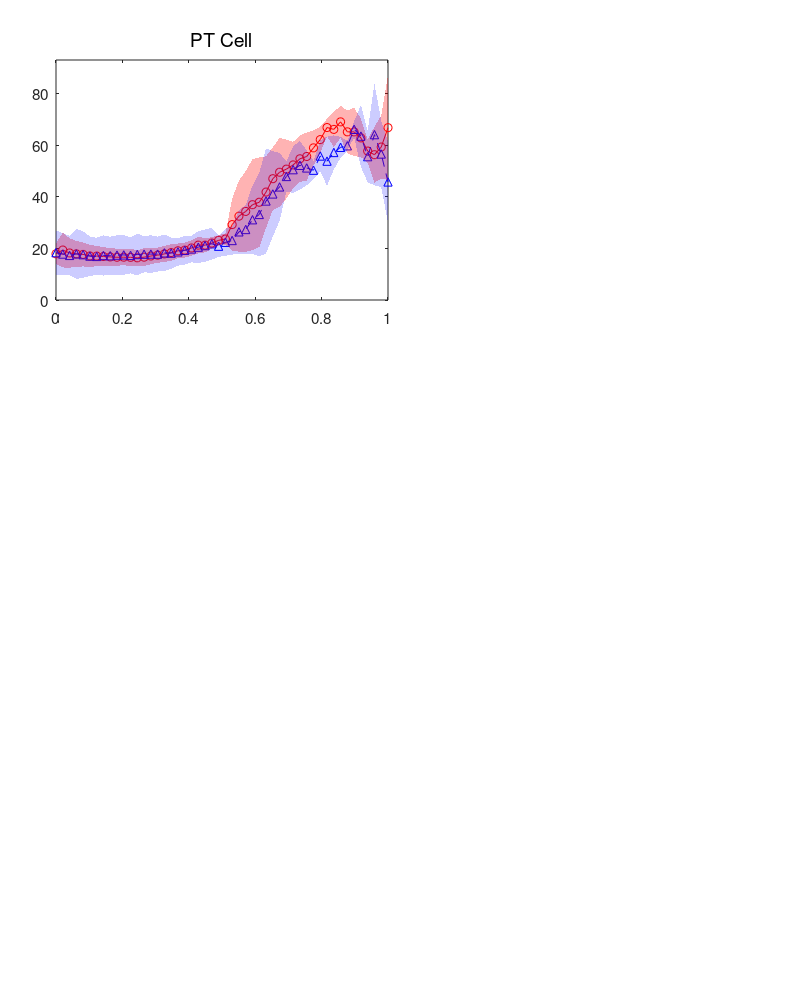

MATLAB code to generate this figure: (Note: this script raises an error after producing the figure.)

clear all 

pc1=load('avg_BoneData_lambda1.mat');
pc2=load('avg_BoneData_lambda2.mat');
pc3=load('avg_BoneData_lambda3.mat');



           
%celallcolor={'r-','b-','g-','m-','k-'};
mycolor={'r','b','g','m','c'};
lt={'.','*','x','+','s'};





fcelallcolor={'ro','ro','ro','ro','ro','ro'};
fnucallcolor={'b^','b^','b^','b^','b^','b^'};

            tname{1}={'wt', 'mut'};
            tname{2}={'wt', 'mut'};
            tname{3}={'wt', 'mut'};
            tname{4}={'wt' ,'mut'};
            tname{5}={'wt' ,'mut'};
            tname{6}={'wt' ,'mut'};
            
            
titlename={'PT Cell','DT Cell'};



profilesize=51;        
myinterval=linspace(0,1,profilesize-1);  
%myinterval=myinterval(1:49);



h1=figure();
XL=0.07;XR=0.03;XGap=0.07;Row=3;
YT=0.06;YB=0.08;YGap=0.07;Col=2;
Width=(1-XL-XR-((Col-1)*XGap))/Col;
Height=(1-YT-YB-((Row-1)*YGap))/Row;
YPos=1-YT-Height; 

set(gcf, 'PaperSize', [8 10]);
set(gcf, 'PaperPosition', [0 0 8 10]);

% 1 for std deviaton test and 2 for mean test 
testwithstd=2;



% 
% Bad sample  
% DT S84 m5 mut  3,4
% DT S84 m4 wt   1,5 
% PT S84 m5 mut  4,4
% DU S84 m3 wt   5,3

for i=1:Row
    XPos=XL;
    for j=1:Col
        chro=j+(i-1)*Col;
        if chro<=6
            marray=[XPos,YPos,Width,Height];
            subplot('Position',marray);
            bonetype=chro;
             
            
            if chro==1
                    cel=pc1.data{2}.cel;
                    nuc=pc1.data{4}.cel; 
            end            

            if chro==2                
                    cel=pc1.data{1}.cel; 
                    nuc=pc1.data{3}.cel;            
            end
            
            if chro==3       
                    cel=pc2.data{2}.cel;
                    nuc=pc2.data{4}.cel;                 
            end
            
            if chro==4              
                    cel=pc2.data{1}.cel; 
                    nuc=pc2.data{3}.cel;            
            end
            
            
            if chro==5
                    cel=pc3.data{2}.cel;
                    nuc=pc3.data{4}.cel;   
            end
            
            if chro==6                
                    cel=pc3.data{1}.cel; 
                    nuc=pc3.data{3}.cel;            
            end
        


        celavg=mean(cel(1:profilesize-1,:),2);
        nucavg=mean(nuc(1:profilesize-1,:),2);
        
        celstd=(std(cel(1:profilesize-1,:)'))';
        nucstd=(std(nuc(1:profilesize-1,:)'))';
        
        p(1)=plot(myinterval,celavg,strcat(fcelallcolor{bonetype},'-'),'linewidth',0.2);
        legendarray2{1}=tname{bonetype};
        hold on 
      
        p(2)=plot(myinterval,nucavg,strcat(fnucallcolor{bonetype},'--'),'linewidth',0.2);
        legendarray2{2}=tname{bonetype};
        
        index = 1:profilesize-1; min_y1=celavg-celstd; max_y1=celavg+celstd;        
        x=myinterval;stacky2=(min_y1)';stacky1=(max_y1)';
        fillxx=x(index([1:end end:-1:1 1]));fillyy=[stacky1(index) stacky2(index(end:-1:1)) stacky1(1)];
        h=fill(fillxx,fillyy,'r','EdgeColor','none','facealpha',0.3);

        min_y2=nucavg-nucstd; max_y2=nucavg+nucstd;  
        stacky2=(min_y2)';stacky1=(max_y2)';
        fillxx=x(index([1:end end:-1:1 1]));fillyy=[stacky1(index) stacky2(index(end:-1:1)) stacky1(1)];
        h=fill(fillxx,fillyy,'b','EdgeColor','none','facealpha',0.2);

              
    
        
%         index=1:15;
%         [f,~]=fit(myinterval(index)',nucavg(index),g,'startpoint',[0.5,1,0.3,1000]);
%         plot(myinterval(index),f(myinterval(index)),strcat(mycolor{bonetype},'--'))
%         
%         [f,~]=fit(myinterval(index)',celavg(index),g,'startpoint',[0.1,1,0.3,1000]);
%         plot(myinterval(index),f(myinterval(index)),strcat(mycolor{bonetype},'-'))
        
%         index=21:39;
%         [f,~]=fit(myinterval(index)',nucavg(index),g,'startpoint',[10,5,100,1000])
%         plot(myinterval(index),f(myinterval(index)),'b.-')

            set(gca,'fontsize',11);
            if i==1
                gap=[0,93];
            elseif i==2
                gap=[0,40];
            else
                gap=[0,20];          
            end
            axis([0,1,gap(1), gap(2)]);
            if i==1
            title(titlename{bonetype},'fontweight','normal','fontsize',14)
            end
            

            if testwithstd==1
              boundary=statisticalTest(celstd,nucstd);
              value1=90;
              howmanybound=0;
              for ii=1:2:length(boundary)
                  %disp('bone');
                  ind2=boundary(ii):boundary(ii+1);
                  if length(ind2)>3
                          [h,pR]=ttest2(celstd(ind2),nucstd(ind2)); %stat= mes(celavg(ind2),nucavg(ind2),'hedgesg' );
                       if pR<0.05 
                          if mod(howmanybound,2)==0
                              value=value1;
                          else
                              value=value1-0.09*diff(gap);
                          end
                          if pR<0.001
                              text(ind2(1)/50,value,strcat('p=',sprintf('%0.1e',pR)));
                          else
                              text(ind2(1)/50,value,strcat('p=',sprintf('%0.3f',pR)));
                          end
                          howmanybound=howmanybound+1;
              %text(ind2(1)/50,value-0.09*diff(gap),strcat('g=',sprintf('%0.3f',abs(stat.hedgesg))));
              plot([ind2(1)/50,ind2(1)/50],[0,110],'k:','linewidth',0.5);
              plot([ind2(end)/50,ind2(end)/50],[0,110],'k:','linewidth',0.5);
              %[ind2(1)/50,ind2(end)/50]
              %rectangle('Position',[ind2(1)/50,0, (ind2(end)-ind2(1))/50, 11 ],'FaceColor',[0 .5 .5],'EdgeColor','none','LineWidth',0.1,'facealpha',0.02);
              
              x=[ind2(1)/50,ind2(end)/50];index=[1,2];stacky1=[0,0];stacky2=[110,110];
              fillxx=x(index([1:end end:-1:1 1]));fillyy=[stacky1(index) stacky2(index(end:-1:1)) stacky1(1)];
              h=fill(fillxx,fillyy,'k','EdgeColor','none','facealpha',0.05);
                       end
                  end
              end
            end
              
              
             if testwithstd==2  
              boundary=statisticalTest(celavg,nucavg);
              value1=0.95*gap(2);
              howmanybound=0;
              for ii=1:2:length(boundary)
                  %disp('bone');
                  ind2=boundary(ii):boundary(ii+1);
                  if length(ind2)>3
                          [h,pR]=ttest2(celavg(ind2),nucavg(ind2)); %stat= mes(celavg(ind2),nucavg(ind2),'hedgesg' );
                       if pR<0.05 
                          if mod(howmanybound,2)==0
                              value=value1;
                          else
                              value=value1-0.09*diff(gap);
                          end
                          if pR<0.001
                              text(ind2(1)/50,value,strcat('p=',sprintf('%0.1e',pR)));
                          else
                              text(ind2(1)/50,value,strcat('p=',sprintf('%0.3f',pR)));
                          end
                          howmanybound=howmanybound+1;
              %text(ind2(1)/50,value-0.09*diff(gap),strcat('g=',sprintf('%0.3f',abs(stat.hedgesg))));
              plot([ind2(1)/50,ind2(1)/50],[0,110],'k:','linewidth',0.1);
              plot([ind2(end)/50,ind2(end)/50],[0,110],'k:','linewidth',0.1);
              %[ind2(1)/50,ind2(end)/50]
              %rectangle('Position',[ind2(1)/50,0, (ind2(end)-ind2(1))/50, 11 ],'FaceColor',[0 .5 .5],'EdgeColor','none','LineWidth',0.1,'facealpha',0.02);
              
              x=[ind2(1)/50,ind2(end)/50];index=[1,2];stacky1=[0,0];stacky2=[110,110];
              fillxx=x(index([1:end end:-1:1 1]));fillyy=[stacky1(index) stacky2(index(end:-1:1)) stacky1(1)];
              h=fill(fillxx,fillyy,'k','EdgeColor','none','facealpha',0.05);
                       end
                  end
              end
             end
              
            
          
            if i==1
                ylabel('PC1 coefficient');
            elseif i==2
                ylabel('PC2 coefficient');
            else
                ylabel('PC3 coefficient');
            end
            xlabel('Bone long axis')
            legend(p,tname{bonetype},'location','west','fontsize',7);
            legend 'boxoff'; 
            %legend(q,legendarray,'location','northwest','fontsize',7);

        
    
      end
	XPos=XPos+Width+XGap;
    end
    YPos=YPos-YGap-Height;
end


if testwithstd==1
saveas(h1,['Cells_PCs_test_stddev']);
saveas(h1,['Cells_PCs_test_stddev.png']);
end

if testwithstd==2
saveas(h1,['Cells_PC_lambda_WT_MT_test_mean']);
saveas(h1,['Cells_PC_lambda_WT_MT_test_mean.png']);
end


% saveas(h1,['IndividualProfileSurfaceArea']);
% saveas(h1,['IndividualProfileSurfaceArea.png']);

function   boundary=statisticalTest(celavg,nucavg)
              significant=[];
              for ii=1:46
                  ind2=ii:ii+4;
                  [h,pP]=ttest2(celavg(ind2),nucavg(ind2));
                  if pP<0.05
                      significant=[significant,ii];
                  end
              end    
              
              boundary=[significant(1)];
              for ii=2:length(significant)
                  if significant(ii)-significant(ii-1)~=1
                      boundary=[boundary,significant(ii-1),significant(ii)];
                  end
              end
              boundary=[boundary,significant(end)+4];
end
